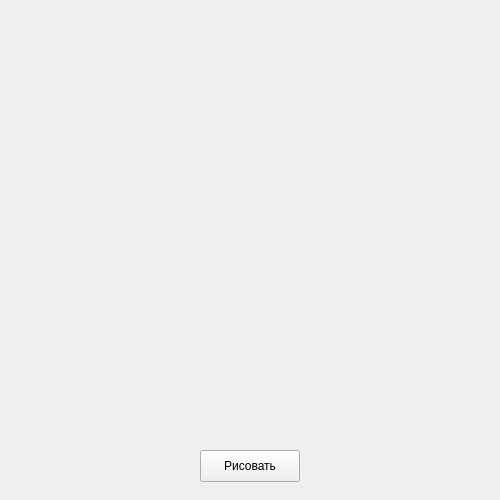
<?xml version="1.0" encoding="UTF-8"?>
<ui version="4.0">
 <class>Form</class>
 <widget class="QWidget" name="Form">
  <property name="geometry">
   <rect>
    <x>0</x>
    <y>0</y>
    <width>500</width>
    <height>500</height>
   </rect>
  </property>
  <property name="windowTitle">
   <string>Кругляшки</string>
  </property>
  <widget class="QPushButton" name="btn">
   <property name="geometry">
    <rect>
     <x>200</x>
     <y>450</y>
     <width>100</width>
     <height>32</height>
    </rect>
   </property>
   <property name="text">
    <string>Рисовать</string>
   </property>
  </widget>
 </widget>
 <resources/>
 <connections/>
</ui>
